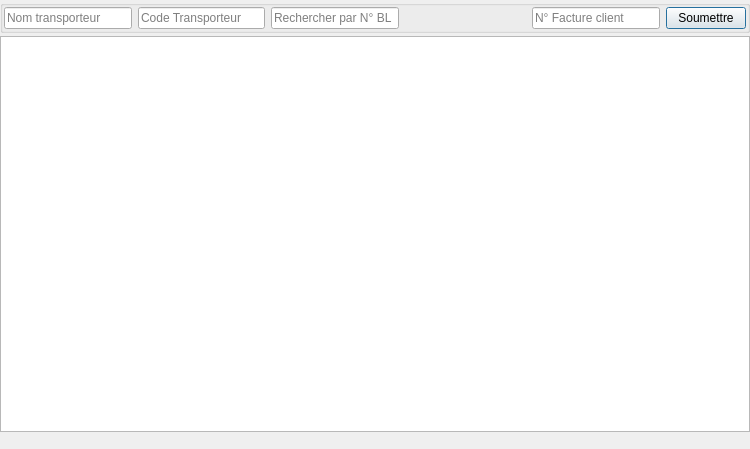
<?xml version="1.0" encoding="UTF-8"?>
<ui version="4.0">
 <class>UIBL</class>
 <widget class="QDialog" name="UIBL">
  <property name="geometry">
   <rect>
    <x>0</x>
    <y>0</y>
    <width>750</width>
    <height>449</height>
   </rect>
  </property>
  <property name="windowTitle">
   <string>Dialog</string>
  </property>
  <layout class="QVBoxLayout" name="verticalLayout">
   <property name="spacing">
    <number>3</number>
   </property>
   <property name="leftMargin">
    <number>0</number>
   </property>
   <property name="topMargin">
    <number>0</number>
   </property>
   <property name="rightMargin">
    <number>0</number>
   </property>
   <property name="bottomMargin">
    <number>0</number>
   </property>
   <item>
    <widget class="QGroupBox" name="groupBox">
     <property name="title">
      <string/>
     </property>
     <layout class="QHBoxLayout" name="horizontalLayout" stretch="1,1,1,1,1,0">
      <property name="leftMargin">
       <number>1</number>
      </property>
      <property name="topMargin">
       <number>1</number>
      </property>
      <property name="rightMargin">
       <number>1</number>
      </property>
      <property name="bottomMargin">
       <number>1</number>
      </property>
      <item>
       <widget class="QLineEdit" name="nomTransporteurLineEdit">
        <property name="placeholderText">
         <string>Nom transporteur</string>
        </property>
       </widget>
      </item>
      <item>
       <widget class="QLineEdit" name="codeTransporteurLineEdit">
        <property name="placeholderText">
         <string>Code Transporteur</string>
        </property>
       </widget>
      </item>
      <item>
       <widget class="QLineEdit" name="searchLineEdit">
        <property name="placeholderText">
         <string>Rechercher par N° BL</string>
        </property>
       </widget>
      </item>
      <item>
       <spacer name="horizontalSpacer">
        <property name="orientation">
         <enum>Qt::Horizontal</enum>
        </property>
        <property name="sizeHint" stdset="0">
         <size>
          <width>40</width>
          <height>20</height>
         </size>
        </property>
       </spacer>
      </item>
      <item>
       <widget class="QLineEdit" name="numFactureClientLineEdit">
        <property name="text">
         <string/>
        </property>
        <property name="placeholderText">
         <string>N° Facture client</string>
        </property>
       </widget>
      </item>
      <item>
       <widget class="QPushButton" name="soumettreButton">
        <property name="text">
         <string>Soumettre</string>
        </property>
       </widget>
      </item>
     </layout>
    </widget>
   </item>
   <item>
    <widget class="QTableView" name="tableView">
     <property name="editTriggers">
      <set>QAbstractItemView::NoEditTriggers</set>
     </property>
     <property name="selectionMode">
      <enum>QAbstractItemView::SingleSelection</enum>
     </property>
     <property name="selectionBehavior">
      <enum>QAbstractItemView::SelectRows</enum>
     </property>
    </widget>
   </item>
   <item>
    <layout class="QHBoxLayout" name="horizontalLayout_2" stretch="0">
     <property name="leftMargin">
      <number>0</number>
     </property>
     <property name="rightMargin">
      <number>0</number>
     </property>
     <property name="bottomMargin">
      <number>0</number>
     </property>
     <item>
      <layout class="QHBoxLayout" name="horizontalLayout_3">
       <property name="bottomMargin">
        <number>0</number>
       </property>
       <item>
        <widget class="QLabel" name="totalLabel2">
         <property name="text">
          <string/>
         </property>
         <property name="alignment">
          <set>Qt::AlignRight|Qt::AlignTrailing|Qt::AlignVCenter</set>
         </property>
        </widget>
       </item>
       <item>
        <widget class="QLabel" name="totalLabel1">
         <property name="text">
          <string/>
         </property>
         <property name="alignment">
          <set>Qt::AlignRight|Qt::AlignTrailing|Qt::AlignVCenter</set>
         </property>
        </widget>
       </item>
       <item>
        <widget class="QLabel" name="totalLabel4">
         <property name="text">
          <string/>
         </property>
         <property name="alignment">
          <set>Qt::AlignRight|Qt::AlignTrailing|Qt::AlignVCenter</set>
         </property>
        </widget>
       </item>
       <item>
        <widget class="QLabel" name="totalLabel3">
         <property name="text">
          <string/>
         </property>
         <property name="alignment">
          <set>Qt::AlignRight|Qt::AlignTrailing|Qt::AlignVCenter</set>
         </property>
        </widget>
       </item>
       <item>
        <widget class="QLabel" name="totalLabel">
         <property name="text">
          <string/>
         </property>
         <property name="alignment">
          <set>Qt::AlignRight|Qt::AlignTrailing|Qt::AlignVCenter</set>
         </property>
        </widget>
       </item>
      </layout>
     </item>
    </layout>
   </item>
  </layout>
 </widget>
 <resources/>
 <connections/>
</ui>
